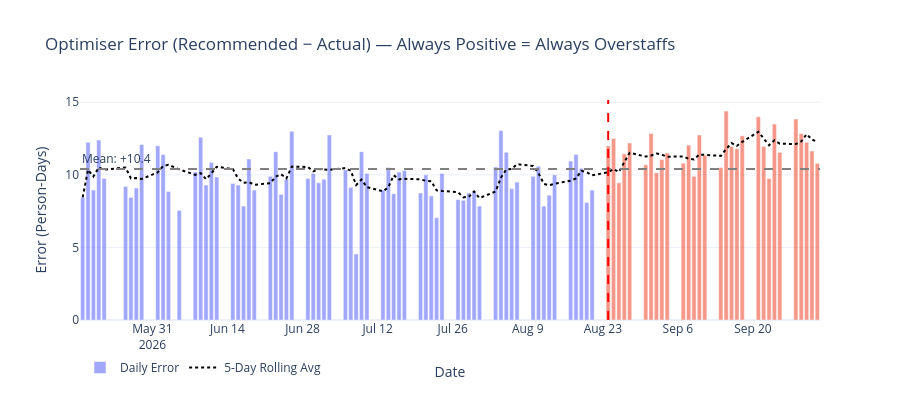

This figure's notebook cell:
### Markdown cell above
## 2. Optimiser Error Over Time\n\nThe daily error (Recommended − Actual) and its rolling 5-day average. Error is **always positive** — the optimiser overstaffs every single day.

### Code cell
# ── 2. Error timeline with rolling average ──
df["error_rolling5"] = df["error"].rolling(5, min_periods=1).mean()

fig2 = go.Figure()

fig2.add_trace(go.Bar(
    x=df["date"], y=df["error"],
    name="Daily Error", marker_color=np.where(df["regime"] == "Pre Pick-by-Light", "#636EFA", "#EF553B"),
    opacity=0.6, hovertemplate="Date: %{x}<br>Error: %{y:.1f} person-days<extra></extra>"
))

fig2.add_trace(go.Scatter(
    x=df["date"], y=df["error_rolling5"],
    mode="lines", name="5-Day Rolling Avg",
    line=dict(color="black", width=2, dash="dot")
))

fig2.add_hline(y=df["error"].mean(), line_dash="dash", line_color="gray",
               annotation_text=f"Mean: +{df['error'].mean():.1f}", annotation_position="top left")

fig2.add_vline(x=pd.to_datetime("2026-08-24"), line_dash="dash", line_color="red", line_width=2)

fig2.update_layout(
    title="Optimiser Error (Recommended − Actual) — Always Positive = Always Overstaffs",
    xaxis_title="Date", yaxis_title="Error (Person-Days)",
    height=400, legend=dict(orientation="h", y=-0.15),
    hovermode="x unified"
)
fig2.show()
